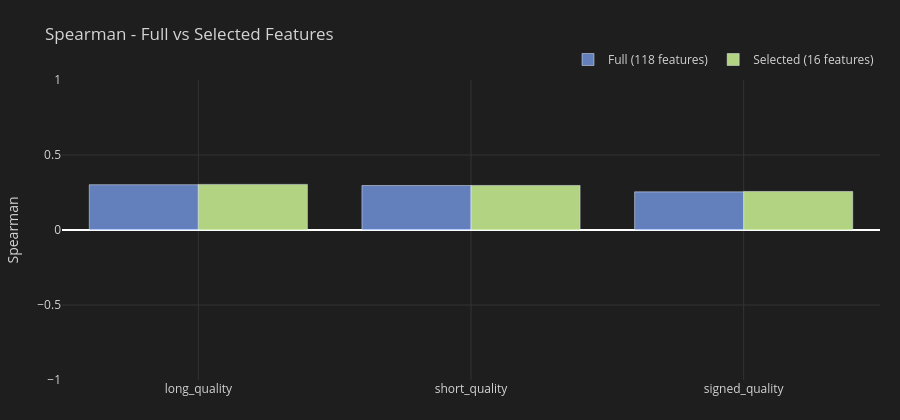

This figure's notebook cell:
### Code cell
_sel_idx = [prescreened_features.index(f) for f in selected_features]
X_train_sel = X_train_ps[:, _sel_idx]
X_test_sel = X_test_ps[:, _sel_idx]
print(f"Selected feature matrix: {X_train_sel.shape[1]} features")

bench_results_sel = {}
fitted_models_sel = {}
for target_name in TARGET_COLS:
    model = LGBMRegressor(**LGBM_PARAMS)
    print(f"Retraining selected-feature LGBM for {target_name} ...", end="  ")
    _t0 = time.time()
    model.fit(X_train_sel, target_arrays[target_name]["train"])
    print(f"{time.time() - _t0:.1f}s")

    pred = model.predict(X_test_sel)
    bench_results_sel[target_name] = _reg_metrics(target_arrays[target_name]["test"], pred)
    fitted_models_sel[target_name] = model

bench_df_sel = pd.DataFrame(bench_results_sel).T.round(4)

compare_rows = []
for target_name in TARGET_COLS:
    for met in ["MAE", "RMSE", "R2", "Spearman"]:
        compare_rows.append(
            {
                "target": target_name,
                "metric": met,
                "full": round(float(bench_results_full[target_name][met]), 4),
                "selected": round(float(bench_results_sel[target_name][met]), 4),
                "delta": round(
                    float(bench_results_sel[target_name][met] - bench_results_full[target_name][met]),
                    4,
                ),
            }
        )

compare_df = pd.DataFrame(compare_rows)
print(compare_df.pivot_table(index="target", columns="metric", values=["full", "selected", "delta"]).round(4).to_string())

fig = go.Figure()
fig.add_trace(go.Bar(
    name=f"Full ({len(prescreened_features)} features)",
    x=TARGET_COLS,
    y=[bench_results_full[t]["Spearman"] for t in TARGET_COLS],
    marker_color="rgba(130,170,255,0.7)",
))
fig.add_trace(go.Bar(
    name=f"Selected ({len(selected_features)} features)",
    x=TARGET_COLS,
    y=[bench_results_sel[t]["Spearman"] for t in TARGET_COLS],
    marker_color="rgba(195,232,141,0.9)",
))
fig.update_layout(
    title="Spearman - Full vs Selected Features",
    barmode="group",
    yaxis=dict(range=[-1, 1], title="Spearman", gridcolor="#333"),
    xaxis=dict(gridcolor="#333"),
    height=420,
    paper_bgcolor="#1e1e1e",
    plot_bgcolor="#1e1e1e",
    font=dict(color="#d4d4d4"),
    legend=dict(orientation="h", yanchor="bottom", y=1.02, xanchor="right", x=1),
    margin=dict(l=60, r=20, t=80, b=40),
)
fig.show()

### Figure 1 — Plotly figure (JSON) as saved in the notebook; plotly's stock layout.template omitted (floating-point values rounded to 4 significant figures)
{"data": [{"marker": {"color": "rgba(130,170,255,0.7)"}, "name": "Full (118 features)", "type": "bar", "x": ["long_quality", "short_quality", "signed_quality"], "y": [0.3021, 0.2967, 0.2543]}, {"marker": {"color": "rgba(195,232,141,0.9)"}, "name": "Selected (16 features)", "type": "bar", "x": ["long_quality", "short_quality", "signed_quality"], "y": [0.3041, 0.2971, 0.2569]}], "layout": {"barmode": "group", "font": {"color": "#d4d4d4"}, "height": 420, "legend": {"orientation": "h", "x": 1, "xanchor": "right", "y": 1.02, "yanchor": "bottom"}, "margin": {"b": 40, "l": 60, "r": 20, "t": 80}, "paper_bgcolor": "#1e1e1e", "plot_bgcolor": "#1e1e1e", "title": {"text": "Spearman - Full vs Selected Features"}, "xaxis": {"gridcolor": "#333"}, "yaxis": {"gridcolor": "#333", "range": [-1, 1], "title": {"text": "Spearman"}}}}
